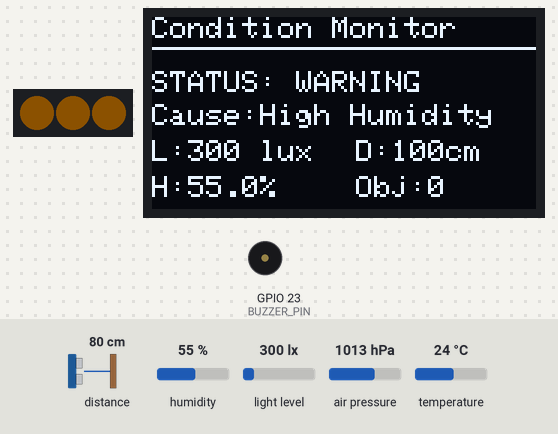
A sketch run on a simulated ESP32. Parts: 3 RGB LEDs in strip order, left to right, 128×64 one-colour display, buzzer (waves = sounding, pin HIGH). Inputs (shaded band) come from the test bench; at power-on: distance to the obstacle 80 cm, humidity 55 %, light level 300 lx, air pressure 1013 hPa, temperature 24 °C. Dim RGB values are drawn brighter than linear; what the sketch prints to the serial monitor is not drawn.

Above: at 3.2 s.
3.3 s: distance to the obstacle set to 32 cm
At 5.4 s:
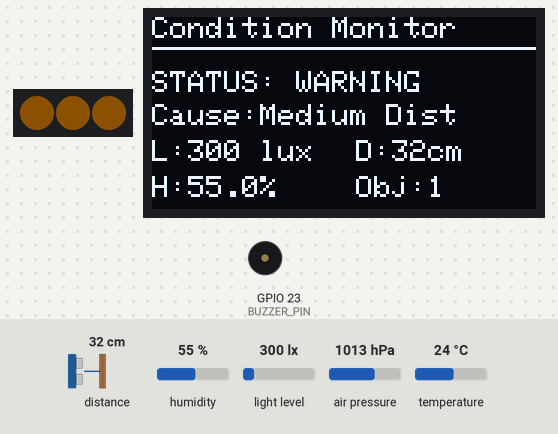
5.7 s: distance to the obstacle set to 26 cm
At 8.9 s:
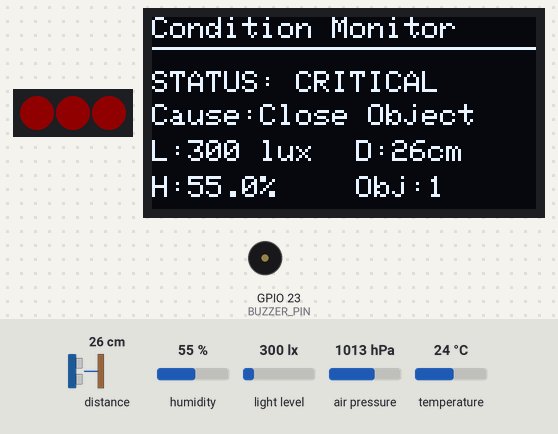
9.4 s: distance to the obstacle set to 60 cm
At 11.7 s:
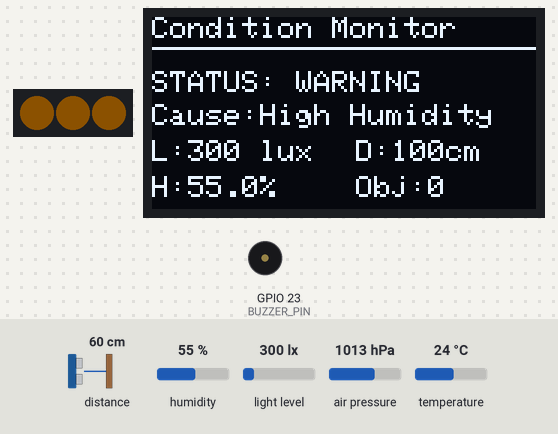
12.0 s: humidity set to 22 %
At 13.1 s:
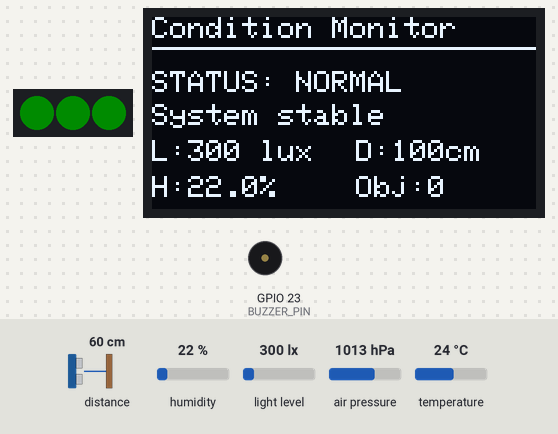
14.1 s: light level set to 12 lx
At 15.6 s:
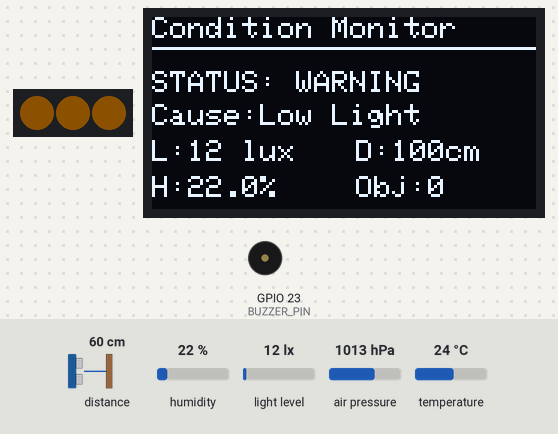
16.3 s: light level set to 9 lx
At 19.4 s:
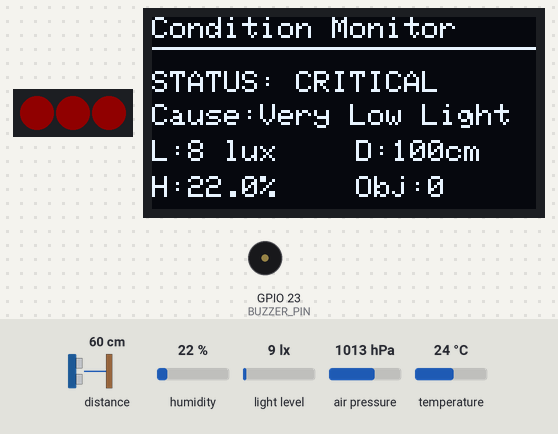
Timing chart, 0 to 20.9 s (numbered marks = the images above; inputs shaded):
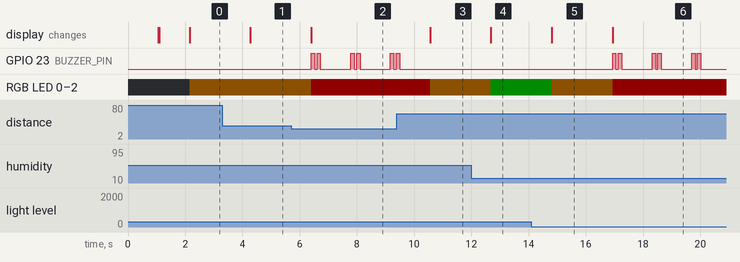

The sketch:

sensor_logger.ino
```cpp
#include <Wire.h>
#include <Adafruit_Sensor.h>
#include <Adafruit_BME280.h>
#include <BH1750.h>
#include <Adafruit_VL53L0X.h>
#include <Adafruit_NeoPixel.h>
#include <Adafruit_GFX.h>
#include <Adafruit_SSD1306.h>

Adafruit_BME280 bme;
BH1750 lightMeter;
Adafruit_VL53L0X lox = Adafruit_VL53L0X();

const float NO_OBJECT_DISTANCE_CM = 100.0;
const float OBJECT_DETECTION_THRESHOLD_CM = 50.0;

#define NEOPIXEL_PIN 27
#define NEOPIXEL_COUNT 3

#define BUZZER_PIN 23

#define SCREEN_WIDTH 128
#define SCREEN_HEIGHT 64
#define OLED_RESET -1
#define OLED_ADDRESS 0x3C

Adafruit_NeoPixel pixels(
  NEOPIXEL_COUNT,
  NEOPIXEL_PIN,
  NEO_GRB + NEO_KHZ800
);

Adafruit_SSD1306 display(
  SCREEN_WIDTH,
  SCREEN_HEIGHT,
  &Wire,
  OLED_RESET
);

String predicted_condition = "normal";
String prediction_reason = "Safe";

void predictCondition(
  float humidity_percent,
  float light_lux,
  float distance_cm,
  int object_detected
) {
  // Thresholds are adapted from the Round2 model and scenario definitions.
  // Proximity is evaluated before light and humidity in the firmware.

  if (object_detected == 1) {
    if (distance_cm <= 28.75) {
      predicted_condition = "critical";
      prediction_reason = "Close Object";
      return;
    } else if (distance_cm <= 50.00) {
      predicted_condition = "warning";
      prediction_reason = "Medium Dist";
      return;
    }
  }

  if (light_lux <= 10.00) {
    predicted_condition = "critical";
    prediction_reason = "Very Low Light";
    return;
  }

  if (light_lux <= 35.00) {
    predicted_condition = "warning";
    prediction_reason = "Low Light";
    return;
  }

  if (humidity_percent > 29.50) {
    predicted_condition = "warning";
    prediction_reason = "High Humidity";
    return;
  }

  predicted_condition = "normal";
  prediction_reason = "Safe";
}

void setNeoPixelStatus(String condition) {
  uint32_t color;

  if (condition == "normal") {
    color = pixels.Color(0, 80, 0);      // green
  } else if (condition == "warning") {
    color = pixels.Color(80, 45, 0);     // yellow/orange
  } else if (condition == "critical") {
    color = pixels.Color(100, 0, 0);     // red
  } else {
    color = pixels.Color(0, 0, 0);       // off
  }

  for (int i = 0; i < NEOPIXEL_COUNT; i++) {
    pixels.setPixelColor(i, color);
  }

  pixels.show();
}

void updateBuzzerStatus(String condition) {
  if (condition == "critical") {
    digitalWrite(BUZZER_PIN, HIGH);
    delay(120);
    digitalWrite(BUZZER_PIN, LOW);
    delay(80);
    digitalWrite(BUZZER_PIN, HIGH);
    delay(120);
    digitalWrite(BUZZER_PIN, LOW);
  } else {
    digitalWrite(BUZZER_PIN, LOW);
  }
}

void showStatusOnOLED(
  String condition,
  String reason,
  float temperature_c,
  float humidity_percent,
  float light_lux,
  float distance_cm,
  int object_detected
) {
  display.clearDisplay();
  display.setTextColor(SSD1306_WHITE);

  // Header in the yellow area of the two-color OLED
  display.setTextSize(1);
  display.setCursor(0, 0);
  display.print("Condition Monitor");

  display.drawLine(0, 10, 127, 10, SSD1306_WHITE);

  // Main condition, moved lower to avoid yellow/blue boundary
  display.setTextSize(1);
  display.setCursor(0, 18);
  display.print("STATUS:");

  display.setCursor(48, 18);

  if (condition == "normal") {
    display.print("NORMAL");
  } else if (condition == "warning") {
    display.print("WARNING");
  } else if (condition == "critical") {
    display.print("CRITICAL");
  } else {
    display.print("UNKNOWN");
  }

  // Show cause only for warning and critical
  display.setCursor(0, 29);

  if (condition == "normal") {
    display.print("System stable");
  } else {
    display.print("Cause:");
    display.print(reason);
  }

  display.setCursor(0, 41);
  display.print("L:");
  display.print(light_lux, 0);
  display.print(" lux");

  display.setCursor(68, 41);
  display.print("D:");
  display.print(distance_cm, 0);
  display.print("cm");

  display.setCursor(0, 53);
  display.print("H:");
  display.print(humidity_percent, 1);
  display.print("%");

  display.setCursor(68, 53);
  display.print("Obj:");
  display.print(object_detected);

  display.display();
}

void showStartupOnOLED() {
  display.clearDisplay();
  display.setTextColor(SSD1306_WHITE);

  display.setTextSize(1);
  display.setCursor(0, 0);
  display.print("TinyML Monitor");

  display.setCursor(0, 12);
  display.print("Condition Monitor");

  display.setCursor(0, 32);
  display.print("Initializing...");

  display.display();
}

void showErrorOnOLED(String errorMessage) {
  display.clearDisplay();
  display.setTextColor(SSD1306_WHITE);

  display.setTextSize(1);
  display.setCursor(0, 0);
  display.print("SENSOR ERROR");

  display.drawLine(0, 10, 127, 10, SSD1306_WHITE);

  display.setCursor(0, 20);
  display.print(errorMessage);

  display.setCursor(0, 44);
  display.print("Check wiring/I2C");

  display.display();
}

void setup() {
  Serial.begin(115200);
  delay(1000);

  Wire.begin(21, 22);

  pixels.begin();
  pixels.setBrightness(40);
  pixels.clear();
  pixels.show();

  pinMode(BUZZER_PIN, OUTPUT);
  digitalWrite(BUZZER_PIN, LOW);

  if (!display.begin(SSD1306_SWITCHCAPVCC, OLED_ADDRESS)) {
    Serial.println("ERROR: SSD1306 OLED not found at 0x3C");
    setNeoPixelStatus("critical");
    digitalWrite(BUZZER_PIN, HIGH);
    delay(300);
    digitalWrite(BUZZER_PIN, LOW);
    while (1) {
      delay(1000);
    }
  }

  showStartupOnOLED();

  Serial.println("Initializing sensors...");

  if (!bme.begin(0x76)) {
    Serial.println("ERROR: BME280 not found at 0x76");
    setNeoPixelStatus("critical");
    showErrorOnOLED("BME280 not found");
    digitalWrite(BUZZER_PIN, HIGH);
    delay(300);
    digitalWrite(BUZZER_PIN, LOW);
    while (1) {
      delay(1000);
    }
  }

  if (!lightMeter.begin(BH1750::CONTINUOUS_HIGH_RES_MODE, 0x23, &Wire)) {
    Serial.println("ERROR: BH1750 not found at 0x23");
    setNeoPixelStatus("critical");
    showErrorOnOLED("BH1750 not found");
    digitalWrite(BUZZER_PIN, HIGH);
    delay(300);
    digitalWrite(BUZZER_PIN, LOW);
    while (1) {
      delay(1000);
    }
  }

  if (!lox.begin(0x29, false, &Wire)) {
    Serial.println("ERROR: VL53L0X not found at 0x29");
    setNeoPixelStatus("critical");
    showErrorOnOLED("VL53L0X not found");
    digitalWrite(BUZZER_PIN, HIGH);
    delay(300);
    digitalWrite(BUZZER_PIN, LOW);
    while (1) {
      delay(1000);
    }
  }

  Serial.println("Sensors initialized successfully");
  Serial.println("temperature_c,pressure_hpa,humidity_percent,light_lux,distance_cm,object_detected,predicted_condition,prediction_reason");

  display.clearDisplay();
  display.setTextColor(SSD1306_WHITE);
  display.setTextSize(1);
  display.setCursor(0, 0);
  display.print("Sensors OK");
  display.setCursor(0, 16);
  display.print("Starting inference...");
  display.display();

  delay(1000);
}

void loop() {
  float temperature_c = bme.readTemperature();
  float pressure_hpa = bme.readPressure() / 100.0;
  float humidity_percent = bme.readHumidity();

  float light_lux = lightMeter.readLightLevel();

  VL53L0X_RangingMeasurementData_t measure;
  lox.rangingTest(&measure, false);

  float distance_cm = NO_OBJECT_DISTANCE_CM;
  int object_detected = 0;

  if (measure.RangeStatus != 4) {
    float measured_distance_cm = measure.RangeMilliMeter / 10.0;

    if (measured_distance_cm > 0 && measured_distance_cm <= OBJECT_DETECTION_THRESHOLD_CM) {
      distance_cm = measured_distance_cm;
      object_detected = 1;
    }
  }

  predictCondition(
    humidity_percent,
    light_lux,
    distance_cm,
    object_detected
  );

  setNeoPixelStatus(predicted_condition);

  showStatusOnOLED(
    predicted_condition,
    prediction_reason,
    temperature_c,
    humidity_percent,
    light_lux,
    distance_cm,
    object_detected
  );

  updateBuzzerStatus(predicted_condition);

  Serial.print(temperature_c, 2);
  Serial.print(",");
  Serial.print(pressure_hpa, 2);
  Serial.print(",");
  Serial.print(humidity_percent, 2);
  Serial.print(",");
  Serial.print(light_lux, 2);
  Serial.print(",");
  Serial.print(distance_cm, 2);
  Serial.print(",");
  Serial.print(object_detected);
  Serial.print(",");
  Serial.print(predicted_condition);
  Serial.print(",");
  Serial.println(prediction_reason);

  delay(1000);
}
```

Measured:
- the behaviour switches between 29 and 28 cm on distance to the obstacle (found by bisection; images 1 and 2)
- the behaviour switches between 11 and 10 lx on light level (found by bisection; images 5 and 6)
- after the input at 3.3 s, the display: changes after 0.98 s (image 1)
- after the input at 5.7 s, GPIO 23 (BUZZER_PIN): LOW → HIGH after 0.71 s, then repeats every 1.4 s: LOW 0.08 s, HIGH 0.12 s, LOW 1.1 s, HIGH 0.12 s; RGB LED 0–2: RGB(12, 7, 0) → RGB(16, 0, 0) after 0.71 s; the display: changes after 0.71 s (image 2)
- after the input at 9.4 s, GPIO 23 (BUZZER_PIN): goes on until 9.5 s, then stays LOW; RGB LED 0–2: RGB(16, 0, 0) → RGB(12, 7, 0) after 1.2 s; the display: changes after 1.2 s (image 3)
- after the input at 12.0 s, RGB LED 0–2: RGB(12, 7, 0) → RGB(0, 12, 0) after 0.68 s; the display: changes after 0.68 s (image 4)
- after the input at 14.1 s, RGB LED 0–2: RGB(0, 12, 0) → RGB(12, 7, 0) after 0.71 s; the display: changes after 0.71 s (image 5)
- after the input at 16.3 s, GPIO 23 (BUZZER_PIN): LOW → HIGH after 0.63 s, then repeats every 1.4 s: LOW 0.08 s, HIGH 0.12 s, LOW 1.1 s, HIGH 0.12 s; RGB LED 0–2: RGB(12, 7, 0) → RGB(16, 0, 0) after 0.63 s; the display: changes after 0.63 s (image 6)
